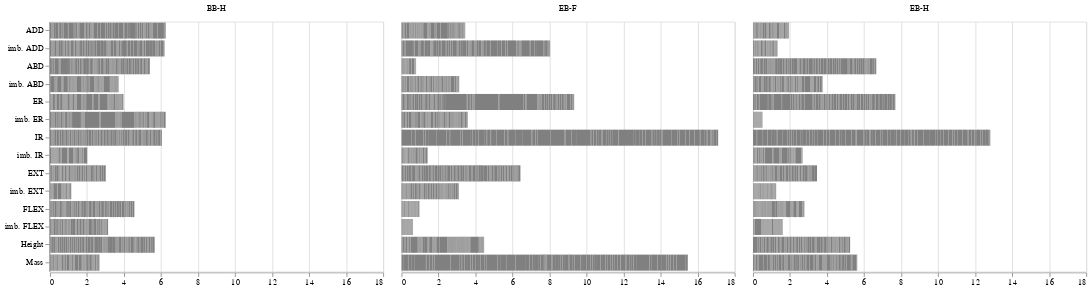

Notebook source saved alongside this figure:
### Code cell
alt.Chart(shap_df_abs.melt(id_vars="target")).mark_bar(color="grey").encode(
    alt.X("value", title=None),
    alt.Y(
        "variable",
        title=None,
        scale=alt.Scale(domain=shap_df_abs.drop("target", axis=1).columns.tolist()),
    ),
    alt.Column("target", title=None),
)

### Figure 1 — Vega-Lite specification as saved in the notebook (floating-point values rounded to 4 significant figures; data arrays with more than 128 entries replaced by an {"elided": "..."} marker saying what was removed)
{"$schema": "https://vega.github.io/schema/vega-lite/v2.6.0.json", "config": {"view": {"height": 300, "width": 400}}, "data": {"name": "data-b40f586ec23b76c56683bed54b3177b4"}, "datasets": {"data-b40f586ec23b76c56683bed54b3177b4": {"elided": "3864 records"}}, "encoding": {"column": {"field": "target", "title": null, "type": "nominal"}, "x": {"field": "value", "title": null, "type": "quantitative"}, "y": {"field": "variable", "scale": {"domain": ["ADD", "imb. ADD", "ABD", "imb. ABD", "ER", "imb. ER", "IR", "imb. IR", "EXT", "imb. EXT", "FLEX", "imb. FLEX", "Height", "Mass"]}, "title": null, "type": "nominal"}}, "mark": {"color": "grey", "type": "bar"}}
